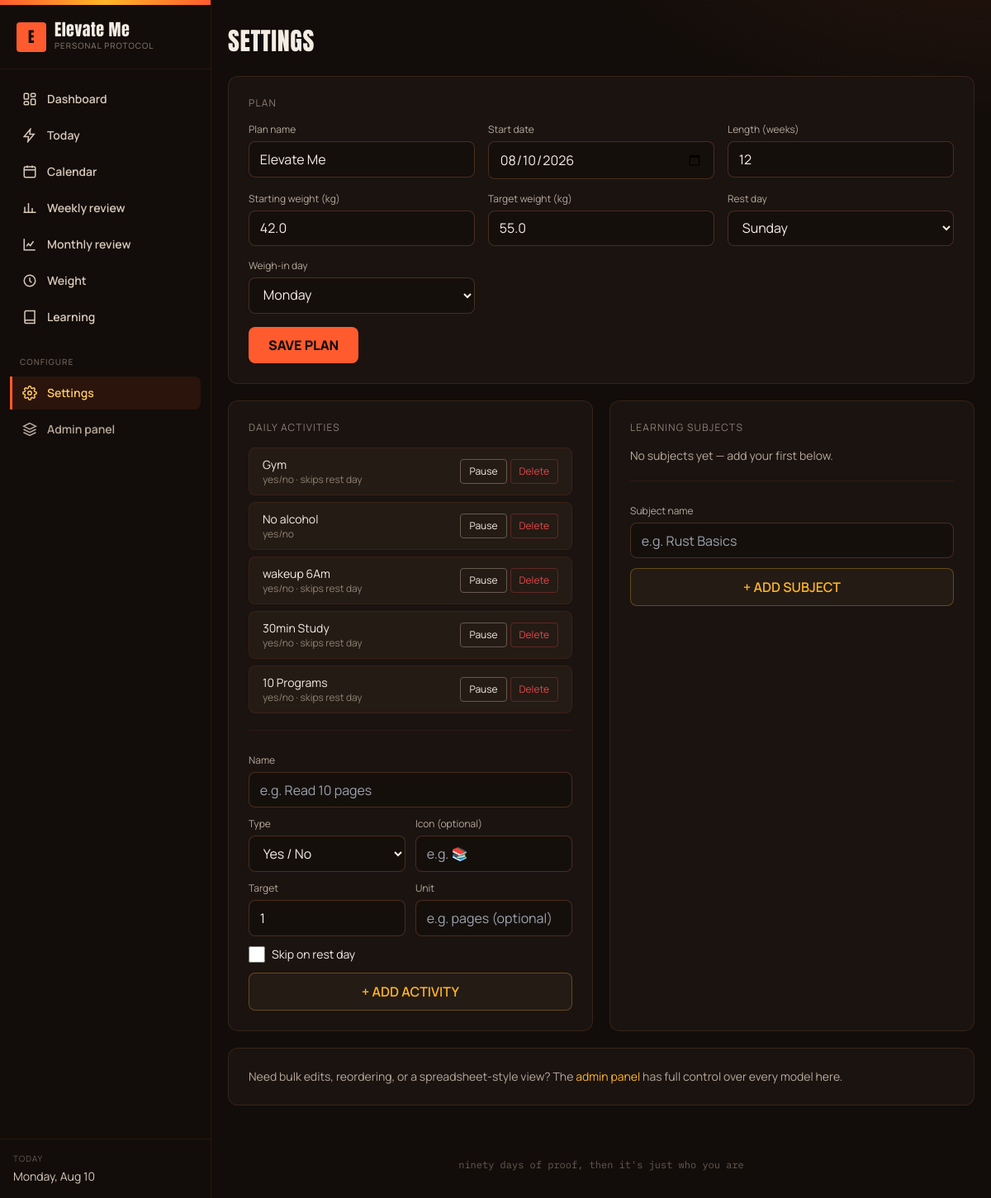
/settings/, run on the app's committed database.
### tracker/models.py (models this page shows, shortened)
class PlanSettings(models.Model):
    plan_name = models.CharField(max_length=60, default="GRIND90")
    start_date = models.DateField(default=datetime.date.today)
    plan_weeks = models.PositiveSmallIntegerField(default=12)
    starting_weight_kg = models.DecimalField(max_digits=5, decimal_places=1, default=Decimal("60.0"))
    target_weight_kg = models.DecimalField(max_digits=5, decimal_places=1, default=Decimal("70.0"))
    rest_weekday = models.PositiveSmallIntegerField(choices=WEEKDAYS, default=6)  # Sunday
    weigh_in_weekday = models.PositiveSmallIntegerField(choices=WEEKDAYS, default=0)  # Monday
    class Meta:
        verbose_name = "Plan settings"
        verbose_name_plural = "Plan settings"
    @classmethod
    def get_solo(cls):
        obj, _ = cls.objects.get_or_create(pk=1)
        return obj

class Activity(models.Model):
    name = models.CharField(max_length=80)
    kind = models.CharField(max_length=10, choices=ACTIVITY_KINDS, default=ACTIVITY_KIND_CHECK)
    target = models.PositiveIntegerField(default=1, help_text="For 'Number' activities, the daily target.")
    unit = models.CharField(max_length=20, blank=True, help_text="e.g. problems, min, g")
    icon = models.CharField(max_length=4, blank=True, help_text="One emoji or short glyph, optional")
    skip_on_rest_day = models.BooleanField(default=False, help_text="Not required on the plan's rest day")
    is_active = models.BooleanField(default=True)
    sort_order = models.PositiveSmallIntegerField(default=0)
    created_at = models.DateTimeField(auto_now_add=True)
    class Meta:
        ordering = ["sort_order", "created_at"]
        verbose_name_plural = "Activities"

### tracker/views.py (the view)
# urls.py: path("settings/", views.settings_view, name="settings"),
def settings_view(request):
    settings = PlanSettings.get_solo()
    plan_form = PlanSettingsForm(instance=settings)
    activity_form = ActivityForm()
    subject_form = SubjectForm()
    context = {
        "settings": settings,
        "plan_form": plan_form,
        "activity_form": activity_form,
        "subject_form": subject_form,
        "activities": Activity.objects.all(),
        "subjects": Subject.objects.all(),
    }
    return render(request, "tracker/settings.html", context)

### tracker/templates/tracker/settings.html (shortened to what this page needs)
{% extends "tracker/base.html" %}
{% load tracker_extras %}
{% block content %}
<h1 class="rise brand text-3xl text-smoke-100 mb-6">SETTINGS</h1>
<div class="grid lg:grid-cols-2 gap-5">
  <div class="rise rise-1 card rounded-xl p-6 lg:col-span-2">
    <p class="text-xs uppercase tracking-widest text-smoke-600 mb-4">Plan</p>
    <form method="post" action="{% url 'tracker:update_plan_settings' %}" class="grid sm:grid-cols-2 lg:grid-cols-3 gap-4">
      <div>
        <label class="text-xs text-smoke-500 mb-1.5 block">Plan name</label>
        {{ plan_form.plan_name }}
      </div>
      <div>
        <label class="text-xs text-smoke-500 mb-1.5 block">Start date</label>
        {{ plan_form.start_date }}
      </div>
      <div>
        <label class="text-xs text-smoke-500 mb-1.5 block">Length (weeks)</label>
        {{ plan_form.plan_weeks }}
      </div>
      <div>
        <label class="text-xs text-smoke-500 mb-1.5 block">Starting weight (kg)</label>
        {{ plan_form.starting_weight_kg }}
      </div>
      <div>
        <label class="text-xs text-smoke-500 mb-1.5 block">Target weight (kg)</label>
        {{ plan_form.target_weight_kg }}
      </div>
      <div>
        <label class="text-xs text-smoke-500 mb-1.5 block">Rest day</label>
        {{ plan_form.rest_weekday }}
      </div>
      <div>
        <label class="text-xs text-smoke-500 mb-1.5 block">Weigh-in day</label>
        {{ plan_form.weigh_in_weekday }}
      </div>
      <div class="sm:col-span-2 lg:col-span-3">
        <button type="submit" class="bg-ember hover:bg-ember-bright text-ink-950 font-extrabold px-6 py-2.5 rounded-lg transition-all hover:-translate-y-0.5">SAVE PLAN</button>
      </div>
    </form>
  </div>
  <div class="rise rise-2 card rounded-xl p-6">
    <p class="text-xs uppercase tracking-widest text-smoke-600 mb-4">Daily activities</p>
    <div class="space-y-2 mb-5">
      {% for a in activities %}
      <div class="flex items-center justify-between gap-2 rounded-lg border border-ember/10 bg-ink-800 px-4 py-2.5 {% if not a.is_active %}opacity-40{% endif %}">
        <div class="min-w-0">
          <p class="text-sm text-smoke-200 truncate">{% if a.icon %}{{ a.icon }} {% endif %}{{ a.name }}</p>
          <p class="text-xs text-smoke-600">{% if a.kind == 'count' %}target {{ a.target }}{{ a.unit }}{% else %}yes/no{% endif %}{% if a.skip_on_rest_day %} · skips rest day{% endif %}</p>
        </div>
        <div class="flex items-center gap-1 shrink-0">
          <form method="post" action="{% url 'tracker:toggle_activity' pk=a.pk %}">
            <button type="submit" class="text-xs px-2.5 py-1.5 rounded border border-smoke-700 text-smoke-400 hover:border-gold hover:text-gold transition-colors">{% if a.is_active %}Pause{% else %}Resume{% endif %}</button>
          </form>
          <form method="post" action="{% url 'tracker:delete_activity' pk=a.pk %}" onsubmit="return confirm('Remove {{ a.name|escapejs }} and all its logged history?');">
            <button type="submit" class="text-xs px-2.5 py-1.5 rounded border border-miss/30 text-miss hover:bg-miss/10 transition-colors">Delete</button>
          </form>
        </div>
      </div>
      {% empty %}
      <p class="text-sm text-smoke-500">No activities yet — add your first below.</p>
      {% endfor %}
    </div>
    <form method="post" action="{% url 'tracker:add_activity' %}" class="space-y-3 pt-4 border-t border-ember/10">
      <div class="grid grid-cols-2 gap-3">
        <div class="col-span-2">
          <label class="text-xs text-smoke-500 mb-1.5 block">Name</label>
          {{ activity_form.name }}
        </div>
        <div>
          <label class="text-xs text-smoke-500 mb-1.5 block">Type</label>
          {{ activity_form.kind }}
        </div>
        <div>
          <label class="text-xs text-smoke-500 mb-1.5 block">Icon (optional)</label>
          {{ activity_form.icon }}
        </div>
        <div>
          <label class="text-xs text-smoke-500 mb-1.5 block">Target</label>
          {{ activity_form.target }}
        </div>
        <div>
          <label class="text-xs text-smoke-500 mb-1.5 block">Unit</label>
          {{ activity_form.unit }}
        </div>
        <label class="col-span-2 flex items-center gap-2 text-sm text-smoke-400">
          {{ activity_form.skip_on_rest_day }} Skip on rest day
        </label>
      </div>
      <button type="submit" class="w-full bg-ink-800 border border-gold/30 hover:border-gold text-gold font-semibold px-5 py-2.5 rounded-lg transition-colors">+ ADD ACTIVITY</button>
    </form>
  </div>
  <div class="rise rise-3 card rounded-xl p-6">
    <p class="text-xs uppercase tracking-widest text-smoke-600 mb-4">Learning subjects</p>
    <div class="space-y-2 mb-5">
      {% for s in subjects %}
      <div class="flex items-center justify-between gap-2 rounded-lg border border-ember/10 bg-ink-800 px-4 py-2.5 {% if not s.is_active %}opacity-40{% endif %}">
        <p class="text-sm text-smoke-200 truncate">{{ s.name }}</p>
        <div class="flex items-center gap-1 shrink-0">
          <form method="post" action="{% url 'tracker:toggle_subject' pk=s.pk %}">
            {% csrf_token %}
            <button type="submit" class="text-xs px-2.5 py-1.5 rounded border border-smoke-700 text-smoke-400 hover:border-gold hover:text-gold transition-colors">{% if s.is_active %}Pause{% else %}Resume{% endif %}</button>
          </form>
          <form method="post" action="{% url 'tracker:delete_subject' pk=s.pk %}" onsubmit="return confirm('Remove {{ s.name|escapejs }} and its logged sessions?');">
            {% csrf_token %}
            <button type="submit" class="text-xs px-2.5 py-1.5 rounded border border-miss/30 text-miss hover:bg-miss/10 transition-colors">Delete</button>
          </form>
        </div>
      </div>
      {% empty %}
      <p class="text-sm text-smoke-500">No subjects yet — add your first below.</p>
      {% endfor %}
    </div>
    <form method="post" action="{% url 'tracker:add_subject' %}" class="space-y-3 pt-4 border-t border-ember/10">
      <div>
        <label class="text-xs text-smoke-500 mb-1.5 block">Subject name</label>
        {{ subject_form.name }}
      </div>
      <button type="submit" class="w-full bg-ink-800 border border-gold/30 hover:border-gold text-gold font-semibold px-5 py-2.5 rounded-lg transition-colors">+ ADD SUBJECT</button>
    </form>
  </div>
  <div class="rise rise-4 card rounded-xl p-6 lg:col-span-2 text-sm text-smoke-500">
    Need bulk edits, reordering, or a spreadsheet-style view? The
    <a href="/admin/" target="_blank" class="text-gold hover:underline">admin panel</a> has full control over every model here.
  </div>
</div>
{% endblock %}

### tracker/templates/tracker/base.html (shortened to what this page needs)
{% load tracker_extras %}
<!DOCTYPE html>
<html lang="en">
<head>
<script src="https://cdn.tailwindcss.com"></script>
</head>
<body class="min-h-screen font-body text-smoke-100 antialiased">
<div class="flex min-h-screen">
  <aside id="sidebar" class="fixed lg:sticky top-0 left-0 h-screen w-64 shrink-0 bg-ink-950 border-r border-ember/10 z-50 -translate-x-full lg:translate-x-0 transition-transform duration-200 flex flex-col">
    <div class="h-1.5 w-full bg-gradient-to-r from-ember via-gold to-ember"></div>
    <div class="px-5 py-5 flex items-center gap-2.5 border-b border-ember/10">
      <span class="w-9 h-9 rounded bg-ember flex items-center justify-center brand text-ink-950 text-lg">E</span>
      <div>
        <p class="brand text-xl text-smoke-100 leading-none">{{ settings.plan_name|default:"GRIND90" }}</p>
        <p class="text-[10px] uppercase tracking-widest text-smoke-600 mt-0.5">Personal protocol</p>
      </div>
    </div>
    <nav class="flex-1 overflow-y-auto py-4 px-3 space-y-1 text-sm font-semibold">
      {% url 'tracker:dashboard' as u_dash %}
      {% url 'tracker:today' as u_today %}
      {% url 'tracker:calendar_current' as u_cal %}
      {% url 'tracker:weekly_review_current' as u_week %}
      {% url 'tracker:monthly_review_current' as u_month %}
      {% url 'tracker:weight_tracker' as u_weight %}
      {% url 'tracker:learning_progress' as u_learn %}
      {% url 'tracker:settings' as u_settings %}
      <a href="{{ u_dash }}" class="navlink flex items-center gap-3 rounded-r-lg border-l-[3px] border-transparent px-3 py-2.5 text-smoke-300 hover:text-gold hover:bg-ember/5 transition-colors {% if request.resolver_match.url_name == 'dashboard' %}active{% endif %}">
        <svg class="w-[18px] h-[18px]" viewBox="0 0 24 24" fill="none" stroke="currentColor" stroke-width="2"><rect x="3" y="3" width="7" height="9" rx="1.5"/><rect x="14" y="3" width="7" height="5" rx="1.5"/><rect x="14" y="12" width="7" height="9" rx="1.5"/><rect x="3" y="16" width="7" height="5" rx="1.5"/></svg>
        Dashboard
      </a>
      <a href="{{ u_today }}" class="navlink flex items-center gap-3 rounded-r-lg border-l-[3px] border-transparent px-3 py-2.5 text-smoke-300 hover:text-gold hover:bg-ember/5 transition-colors {% if request.resolver_match.url_name == 'day_detail' %}active{% endif %}">
        <svg class="w-[18px] h-[18px]" viewBox="0 0 24 24" fill="none" stroke="currentColor" stroke-width="2"><path d="M13 2 3 14h7l-1 8 10-12h-7l1-8z"/></svg>
        Today
      </a>
      <a href="{{ u_cal }}" class="navlink flex items-center gap-3 rounded-r-lg border-l-[3px] border-transparent px-3 py-2.5 text-smoke-300 hover:text-gold hover:bg-ember/5 transition-colors {% if 'calendar' in request.resolver_match.url_name %}active{% endif %}">
        <svg class="w-[18px] h-[18px]" viewBox="0 0 24 24" fill="none" stroke="currentColor" stroke-width="2"><rect x="3" y="4" width="18" height="17" rx="2"/><path d="M3 9h18M8 2v4M16 2v4"/></svg>
        Calendar
      </a>
      <a href="{{ u_week }}" class="navlink flex items-center gap-3 rounded-r-lg border-l-[3px] border-transparent px-3 py-2.5 text-smoke-300 hover:text-gold hover:bg-ember/5 transition-colors {% if 'weekly' in request.resolver_match.url_name %}active{% endif %}">
        <svg class="w-[18px] h-[18px]" viewBox="0 0 24 24" fill="none" stroke="currentColor" stroke-width="2"><path d="M4 19V10M10 19V4M16 19v-7M22 19H2"/></svg>
        Weekly review
      </a>
      <a href="{{ u_month }}" class="navlink flex items-center gap-3 rounded-r-lg border-l-[3px] border-transparent px-3 py-2.5 text-smoke-300 hover:text-gold hover:bg-ember/5 transition-colors {% if 'monthly' in request.resolver_match.url_name %}active{% endif %}">
        <svg class="w-[18px] h-[18px]" viewBox="0 0 24 24" fill="none" stroke="currentColor" stroke-width="2"><path d="M3 3v18h18M7 15l3-4 3 3 5-7"/></svg>
        Monthly review
      </a>
      <a href="{{ u_weight }}" class="navlink flex items-center gap-3 rounded-r-lg border-l-[3px] border-transparent px-3 py-2.5 text-smoke-300 hover:text-gold hover:bg-ember/5 transition-colors {% if request.resolver_match.url_name == 'weight_tracker' %}active{% endif %}">
        <svg class="w-[18px] h-[18px]" viewBox="0 0 24 24" fill="none" stroke="currentColor" stroke-width="2"><circle cx="12" cy="12" r="9"/><path d="M12 7v5l3 3"/></svg>
        Weight
      </a>
      <a href="{{ u_learn }}" class="navlink flex items-center gap-3 rounded-r-lg border-l-[3px] border-transparent px-3 py-2.5 text-smoke-300 hover:text-gold hover:bg-ember/5 transition-colors {% if request.resolver_match.url_name == 'learning_progress' %}active{% endif %}">
        <svg class="w-[18px] h-[18px]" viewBox="0 0 24 24" fill="none" stroke="currentColor" stroke-width="2"><path d="M4 19.5A2.5 2.5 0 0 1 6.5 17H20M4 4.5A2.5 2.5 0 0 1 6.5 2H20v20H6.5A2.5 2.5 0 0 1 4 19.5v-15Z"/></svg>
        Learning
      </a>
      <p class="text-[10px] uppercase tracking-widest text-smoke-700 px-3 pt-5 pb-1">Configure</p>
      <a href="{{ u_settings }}" class="navlink flex items-center gap-3 rounded-r-lg border-l-[3px] border-transparent px-3 py-2.5 text-smoke-300 hover:text-gold hover:bg-ember/5 transition-colors {% if request.resolver_match.url_name == 'settings' %}active{% endif %}">
        Settings
      </a>
      <a href="/admin/" target="_blank" class="navlink flex items-center gap-3 rounded-r-lg border-l-[3px] border-transparent px-3 py-2.5 text-smoke-500 hover:text-gold hover:bg-ember/5 transition-colors">
        <svg class="w-[18px] h-[18px]" viewBox="0 0 24 24" fill="none" stroke="currentColor" stroke-width="2"><path d="M12 2 2 7l10 5 10-5-10-5ZM2 17l10 5 10-5M2 12l10 5 10-5"/></svg>
        Admin panel
      </a>
    </nav>
    <div class="px-4 py-4 border-t border-ember/10">
      <p class="text-[10px] uppercase tracking-widest text-smoke-700 mb-1">Today</p>
      <p class="text-sm text-smoke-300">{% now "l, M j" %}</p>
    </div>
  </aside>
  <div class="flex-1 min-w-0 flex flex-col">
    <main class="flex-1 max-w-6xl w-full mx-auto px-5 py-8">
      {% block content %}{% endblock %}
    </main>
    <footer class="max-w-6xl w-full mx-auto px-5 py-8 text-center text-xs text-smoke-700 font-mono">
      ninety days of proof, then it's just who you are
    </footer>
  </div>
</div>
</body>
</html>

### data on the page
PlanSettings: plan_name "Elevate Me", start_date "08/10/2026", plan_weeks "12", starting_weight_kg "42.0", target_weight_kg "55.0", rest_weekday "Sunday", weigh_in_weekday "Monday"
Activity: name "Gym", kind "yes/no", skip_on_rest_day "· skips rest day", is_active "Pause"
Activity: name "No alcohol", kind "yes/no", is_active "Pause"
Activity: name "wakeup 6Am", kind "yes/no", skip_on_rest_day "· skips rest day", is_active "Pause"
Activity: name "30min Study", kind "yes/no", skip_on_rest_day "· skips rest day", is_active "Pause"
Activity: name "10 Programs", kind "yes/no", skip_on_rest_day "· skips rest day", is_active "Pause"
